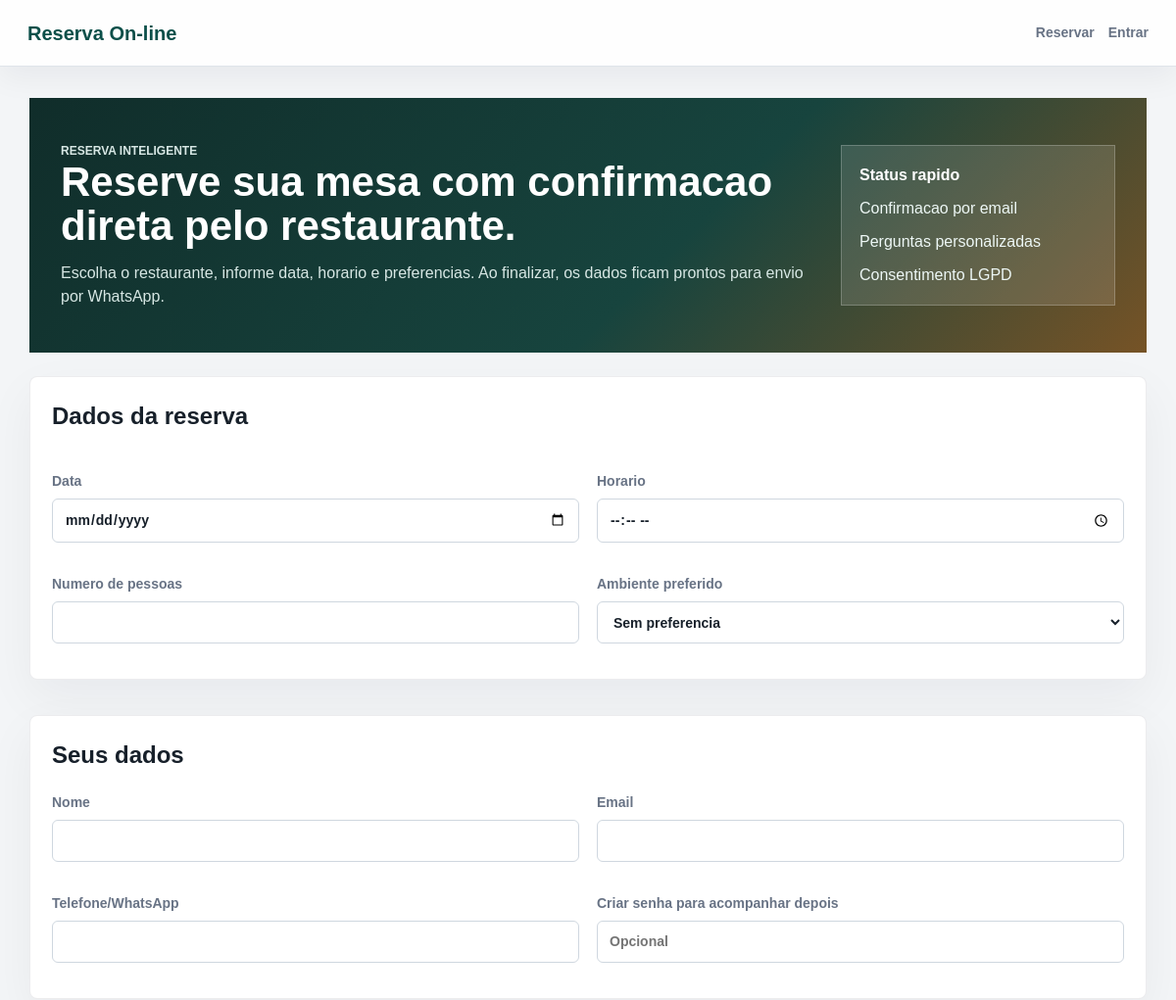
Before: / (upper part) with the older database file.
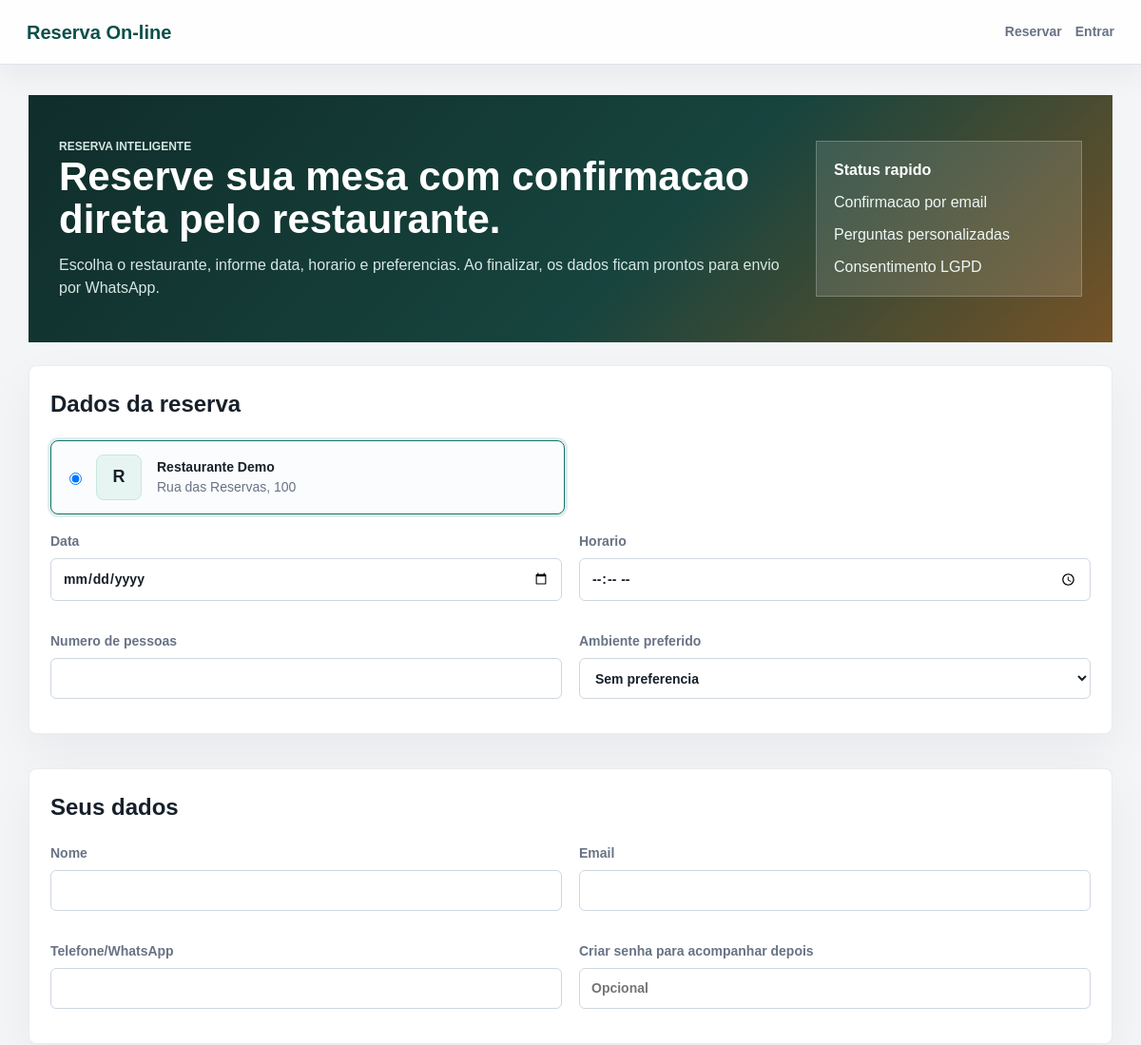
After: the same page with the newer database file.
### tables this page shows
CREATE TABLE restaurants (
  id INT AUTO_INCREMENT PRIMARY KEY,
  name VARCHAR(180) NOT NULL,
  legal_name VARCHAR(180) NULL,
  document_number VARCHAR(40) NULL,
  email VARCHAR(160) NULL,
  phone VARCHAR(40) NULL,
  whatsapp VARCHAR(40) NOT NULL,
  logo_url VARCHAR(500) NULL,
  address TEXT NULL,
  reservation_message TEXT NULL,
  status ENUM('active','inactive') NOT NULL DEFAULT 'active',
  created_at TIMESTAMP DEFAULT CURRENT_TIMESTAMP
);

### includes/functions.php (called while the page is built, shortened)
<?php
function e($value)
{
    return htmlspecialchars((string)$value, ENT_QUOTES, 'UTF-8');
}
function current_customer()
{
    return isset($_SESSION['customer']) ? $_SESSION['customer'] : null;
}

### public/index.php (the view, shortened to what this page needs)
<?php
require_once __DIR__ . '/../config/db.php';
require_once __DIR__ . '/../includes/header.php';
$restaurants = $pdo->query("SELECT * FROM restaurants WHERE status = 'active' ORDER BY name")->fetchAll();
$customer = current_customer();
?>
<section class="hero">
    <div>
        <p class="eyebrow">Reserva inteligente</p>
        <h1>Reserve sua mesa com confirmacao direta pelo restaurante.</h1>
        <p>Escolha o restaurante, informe data, horario e preferencias. Ao finalizar, os dados ficam prontos para envio por WhatsApp.</p>
    </div>
    <div class="hero-panel">
        <strong>Status rapido</strong>
        <span>Confirmacao por email</span>
        <span>Perguntas personalizadas</span>
        <span>Consentimento LGPD</span>
    </div>
</section>
<form class="form-grid" action="reservar.php" method="post">
    <section class="panel">
        <h2>Dados da reserva</h2>
        <div class="restaurant-choice">
            <?php foreach ($restaurants as $index => $restaurant): ?>
                <label class="restaurant-option">
                    <input type="radio" name="restaurant_id" value="<?php echo (int)$restaurant['id']; ?>" <?php echo $index === 0 ? 'checked' : ''; ?> required>
                    <span class="restaurant-logo small">
                        <?php if (!empty($restaurant['logo_url'])): ?>
                            <img src="<?php echo e($restaurant['logo_url']); ?>" alt="<?php echo e($restaurant['name']); ?>">
                        <?php else: ?>
                            <strong><?php echo e(substr($restaurant['name'], 0, 1)); ?></strong>
                        <?php endif; ?>
                    </span>
                    <span>
                        <strong><?php echo e($restaurant['name']); ?></strong>
                        <em><?php echo e($restaurant['address']); ?></em>
                    </span>
                </label>
            <?php endforeach; ?>
        </div>
        <div class="grid two">
            <label>Data
                <input type="date" name="reservation_date" required min="<?php echo date('Y-m-d'); ?>">
            </label>
            <label>Horario
                <input type="time" name="reservation_time" required>
            </label>
            <label>Numero de pessoas
                <input type="number" name="party_size" min="1" max="40" required>
            </label>
            <label>Ambiente preferido
                <select name="environment_id">
                    <option value="">Sem preferencia</option>
                </select>
            </label>
        </div>
    </section>
    <section class="panel">
        <h2>Seus dados</h2>
        <div class="grid two">
            <label>Nome
                <input type="text" name="customer_name" required value="<?php echo e($customer ? $customer['name'] : ''); ?>">
            </label>
            <label>Email
                <input type="email" name="customer_email" required value="<?php echo e($customer ? $customer['email'] : ''); ?>">
            </label>
            <label>Telefone/WhatsApp
                <input type="text" name="customer_phone" required value="<?php echo e($customer ? $customer['phone'] : ''); ?>">
            </label>
            <?php if (!$customer): ?>
                <label>Criar senha para acompanhar depois
                    <input type="password" name="customer_password" placeholder="Opcional">
                </label>
            <?php endif; ?>
        </div>
    </section>
</form>
<?php require_once __DIR__ . '/../includes/footer.php'; ?>

### includes/header.php (shortened to what this page needs)
<?php
require_once __DIR__ . '/functions.php';
$isAdmin = isset($isAdmin) ? $isAdmin : false;
?>
<!doctype html>
<html lang="pt-BR">
<head>
    <link rel="stylesheet" href="../assets/css/app.css">
</head>
<body class="<?php echo $isAdmin ? 'admin-shell' : 'public-shell'; ?>">
<header class="topbar">
    <a class="brand" href="<?php echo $isAdmin ? 'index.php' : 'index.php'; ?>">Reserva On-line</a>
    <nav>
        <?php if ($isAdmin): ?>
            <a href="index.php">Cockpit</a>
            <a href="reservas.php">Reservas</a>
            <a href="restaurantes.php">Restaurantes</a>
            <a href="configuracoes.php">Configuracoes</a>
            <a href="logout.php">Sair</a>
        <?php else: ?>
            <a href="index.php">Reservar</a>
            <?php if (current_customer()): ?>
                <a href="minhas-reservas.php">Minhas reservas</a>
                <a href="logout.php">Sair</a>
            <?php else: ?>
                <a href="login.php">Entrar</a>
            <?php endif; ?>
        <?php endif; ?>
    </nav>
</header>
<main class="page">

### includes/footer.php
</main>
</body>
</html>

### assets/css/app.css (style rules this page uses)
:root { --bg: #f3f5f7; --surface: #ffffff; --ink: #17202a; --muted: #687385; --line: #dfe4ea; --primary: #0f766e; --primary-dark: #0b4f49; --accent: #9f5b14; --whatsapp: #128c7e; --danger: #b91c1c; --success: #166534; }
* { box-sizing: border-box; }
body { margin: 0; background: var(--bg); color: var(--ink); font-family: Arial, Helvetica, sans-serif; line-height: 1.5; }
a { color: inherit; text-decoration: none; }
.topbar { align-items: center; background: rgba(255, 255, 255, 0.94); border-bottom: 1px solid var(--line); display: flex; gap: 20px; justify-content: space-between; box-shadow: 0 12px 30px rgba(15, 23, 42, 0.05); min-height: 68px; padding: 0 28px; position: sticky; top: 0; z-index: 10; }
.brand { color: var(--primary-dark); font-size: 20px; font-weight: 800; }
.topbar nav { display: flex; flex-wrap: wrap; gap: 14px; }
.topbar nav a { color: var(--muted); font-size: 14px; font-weight: 700; }
.page { margin: 0 auto; max-width: 1180px; padding: 32px 20px 56px; }
.hero, .dashboard-hero { align-items: center; background: linear-gradient(135deg, #102d2a 0%, #17443e 58%, #765326 100%); color: #fff; display: grid; gap: 24px; grid-template-columns: 1fr 280px; margin-bottom: 24px; min-height: 260px; padding: 32px; }
.hero h1, .dashboard-hero h1 { font-size: 42px; line-height: 1.08; margin: 0 0 14px; max-width: 760px; }
.hero p, .dashboard-hero p { color: #d7e7e4; margin: 0; }
.hero-panel { background: rgba(255, 255, 255, 0.12); border: 1px solid rgba(255, 255, 255, 0.22); display: grid; gap: 10px; padding: 18px; }
.hero-panel span { color: #edf7f5; display: block; }
.eyebrow { color: var(--accent); font-size: 12px; font-weight: 800; letter-spacing: 0; margin: 0 0 8px; text-transform: uppercase; }
.panel { background: var(--surface); border: 1px solid rgba(15, 23, 42, 0.08); border-radius: 8px; box-shadow: 0 18px 50px rgba(15, 23, 42, 0.05); margin-bottom: 18px; padding: 22px; }
.panel h1, .panel h2, .panel h3 { margin-top: 0; }
.form-grid { display: grid; gap: 18px; }
.grid { display: grid; gap: 16px; }
.grid.two, .settings-grid { display: grid; gap: 18px; grid-template-columns: repeat(2, minmax(0, 1fr)); }
label { color: var(--muted); display: grid; font-size: 14px; font-weight: 700; gap: 7px; margin-bottom: 14px; }
input, select, textarea { background: #fff; border: 1px solid #cfd7df; border-radius: 6px; color: var(--ink); font: inherit; min-height: 42px; padding: 10px 12px; width: 100%; }
.restaurant-choice { display: grid; gap: 12px; grid-template-columns: repeat(2, minmax(0, 1fr)); margin-bottom: 18px; }
.restaurant-option { align-items: center; background: #fbfcfd; border: 1px solid var(--line); border-radius: 8px; cursor: pointer; display: grid; gap: 12px; grid-template-columns: auto 52px 1fr; margin: 0; padding: 14px; }
.restaurant-option input { min-height: auto; width: auto; }
.restaurant-option:has(input:checked) { border-color: var(--primary); box-shadow: 0 0 0 3px rgba(15, 118, 110, 0.12); }
.restaurant-option strong, .restaurant-card h2 { color: var(--ink); }
.restaurant-option em { color: var(--muted); display: block; font-style: normal; font-weight: 500; }
.restaurant-logo { align-items: center; background: #e7f5f2; border: 1px solid #c8e5df; border-radius: 8px; color: var(--primary-dark); display: flex; font-size: 26px; font-weight: 900; height: 64px; justify-content: center; overflow: hidden; width: 64px; }
.restaurant-logo.small { font-size: 18px; height: 48px; width: 48px; }

Changed rows visible on the page:
added restaurants: restaurant_id "☑ R Restaurante Demo Rua das Res", name "R", name "Restaurante Demo", address "Rua das Reservas, 100"
